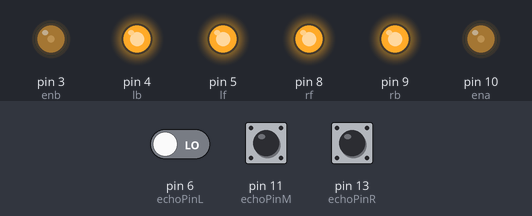
This sketch was run on a simulated Arduino Uno, built with avr-gcc and run on an emulated ATmega328P. Parts: output pins drawn as LEDs (lit = HIGH). Inputs (shaded band) come from the test bench; at power-on: pin 13 (echoPinR) LOW, pin 11 (echoPinM) LOW, pin 6 (echoPinL) LOW. Pins used as bus, display or sensor lines are not drawn; what the sketch prints to the serial monitor is not drawn.

Above: at 1.7 s.
1.8 s: pin 13 (echoPinR) pulsed HIGH 5 times (0.12 s each, 0.3 s apart)
At 2.87 s:
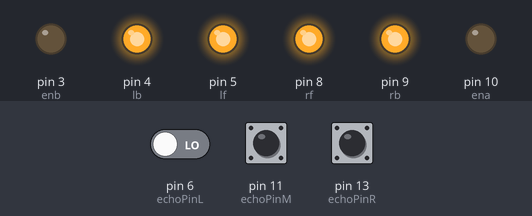
At 6.2 s:
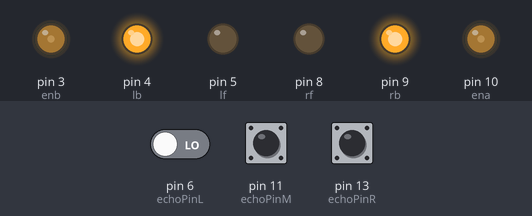
6.3 s: pin 11 (echoPinM) pulsed HIGH 5 times (0.12 s each, 0.3 s apart)
Timing chart, 0 to 15.8 s (numbered marks = the images above; inputs shaded):
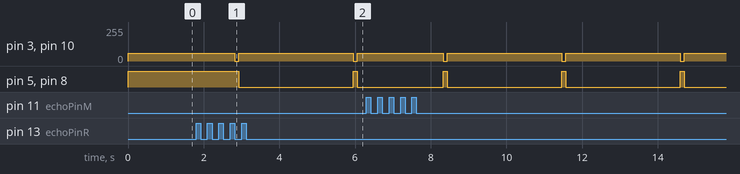

Measured:
- after the input at 1.8 s, pin 5 (lf), pin 8 (rf): HIGH → LOW after 1.1 s instead of 1.8 s
- by itself, pin 3 (enb), pin 10 (ena): alternates 60/255 for 3.0 s and 0/255 for 0.10 s

The sketch:

vxd_code.ino
```cpp
#define trigPinL 7
#define echoPinL 6
#define trigPinM 2
#define echoPinM 11
#define trigPinR 12
#define echoPinR 13

#define ena 10
#define enb 3
#define rf 8
#define rb 9
#define lf 5
#define lb 4


void setup() {
  Serial.begin(9600);
  pinMode(trigPinL, OUTPUT);
  pinMode(echoPinL, INPUT);
  pinMode(trigPinM, OUTPUT);
  pinMode(echoPinM, INPUT);
  pinMode(trigPinR, OUTPUT);
  pinMode(echoPinR, INPUT);

  pinMode(ena, OUTPUT);
  pinMode(enb, OUTPUT);
  pinMode(lf,OUTPUT);
  pinMode(lb,OUTPUT);
  pinMode(rf,OUTPUT);
  pinMode(rb,OUTPUT);

  analogWrite(ena, 60);
  analogWrite(enb, 60);
  digitalWrite(lf,HIGH);
  digitalWrite(lb,HIGH);
  digitalWrite(rf,HIGH);
  digitalWrite(rb,HIGH);
  delay(500);

}

void loop() {

  int Ldistance, d1;
  digitalWrite(trigPinL, HIGH);
  delay(10);
  digitalWrite(trigPinL, LOW);
  d1 = pulseIn(echoPinL, HIGH);
  Ldistance = (d1/2)/29.1;
  Serial.print("Left:");
  Serial.print(Ldistance);
  Serial.print("    ");

  int Mdistance, d2;
  digitalWrite(trigPinM, HIGH);
  delay(10);
  digitalWrite(trigPinM, LOW);
  d2 = pulseIn(echoPinM, HIGH);
  Mdistance = (d2/2)/29.1;
  Serial.print("Middle:");
  Serial.print(Mdistance);
  Serial.print("    ");

  int Rdistance, d3;
  digitalWrite(trigPinR, HIGH);
  delay(10);
  digitalWrite(trigPinR, LOW);
  d3 = pulseIn(echoPinR, HIGH);
  Rdistance = (d3/2)/29.1;
  Serial.print("Right:");
  Serial.print(Rdistance);
  Serial.println(" ");


  if (Ldistance<15 && Mdistance>15 && Rdistance>15)
  {
    stp();
    delay(100);
    reverse();
    delay(250);
    right();
    delay(500);
  }

  else if(Rdistance<15 && Mdistance>15 && Ldistance>15)
  {
    stp();
    delay(100);
    reverse();
    delay(250);
    left();
    delay(500);
  }

  else if(Mdistance<15 && Ldistance>15 && Rdistance>15)
  {
    stp();
    delay(100);
    reverse();
    delay(250);
    forward();
    delay(750);
  }

  else if(Mdistance<15 && Ldistance<15 && Rdistance>15)
  {
    stp();
    delay(100);
    reverse();
    delay(250);
    right();
    delay(500);
  }

  else if(Mdistance<15 && Ldistance>15 && Rdistance<15)
  {
    stp();
    delay(100);
    reverse();
    delay(250);
    left();
    delay(500);
  }

  else if(Mdistance>15 && Ldistance<15 && Rdistance<15)
  {
    stp();
    delay(100);
    reverse();
    delay(500);
    left();
    delay(500);
  }

  else if(Mdistance>15 && Ldistance>15 && Rdistance>15)
  {
    forward();
  }

  else
  {
    stp();
    delay(100);
    reverse();
  }
}


void forward()
{
    analogWrite(ena,60);
    analogWrite(enb,60);
    digitalWrite(lf,HIGH);
    digitalWrite(lb,LOW);
    digitalWrite(rf, HIGH);
    digitalWrite(rb, LOW);
}

void reverse()
{
    analogWrite(ena,60);
    analogWrite(enb,60);
    digitalWrite(lf,LOW);
    digitalWrite(lb,HIGH);
    digitalWrite(rf, LOW);
    digitalWrite(rb, HIGH);
}

void left()
{
    analogWrite(ena,60);
    analogWrite(enb,60);
    digitalWrite(lf,HIGH);
    digitalWrite(lb,LOW);
    digitalWrite(rf, LOW);
    digitalWrite(rb, HIGH);
}

void right()
{
    analogWrite(ena,60);
    analogWrite(enb,60);
    digitalWrite(lf,LOW);
    digitalWrite(lb,HIGH);
    digitalWrite(rf, HIGH);
    digitalWrite(rb, LOW);
}

void stp()
{
  analogWrite(ena, 0);
  analogWrite(enb, 0);
  digitalWrite(lf,HIGH);
  digitalWrite(lb,HIGH);
  digitalWrite(rf,HIGH);
  digitalWrite(rb,HIGH);
}
```
